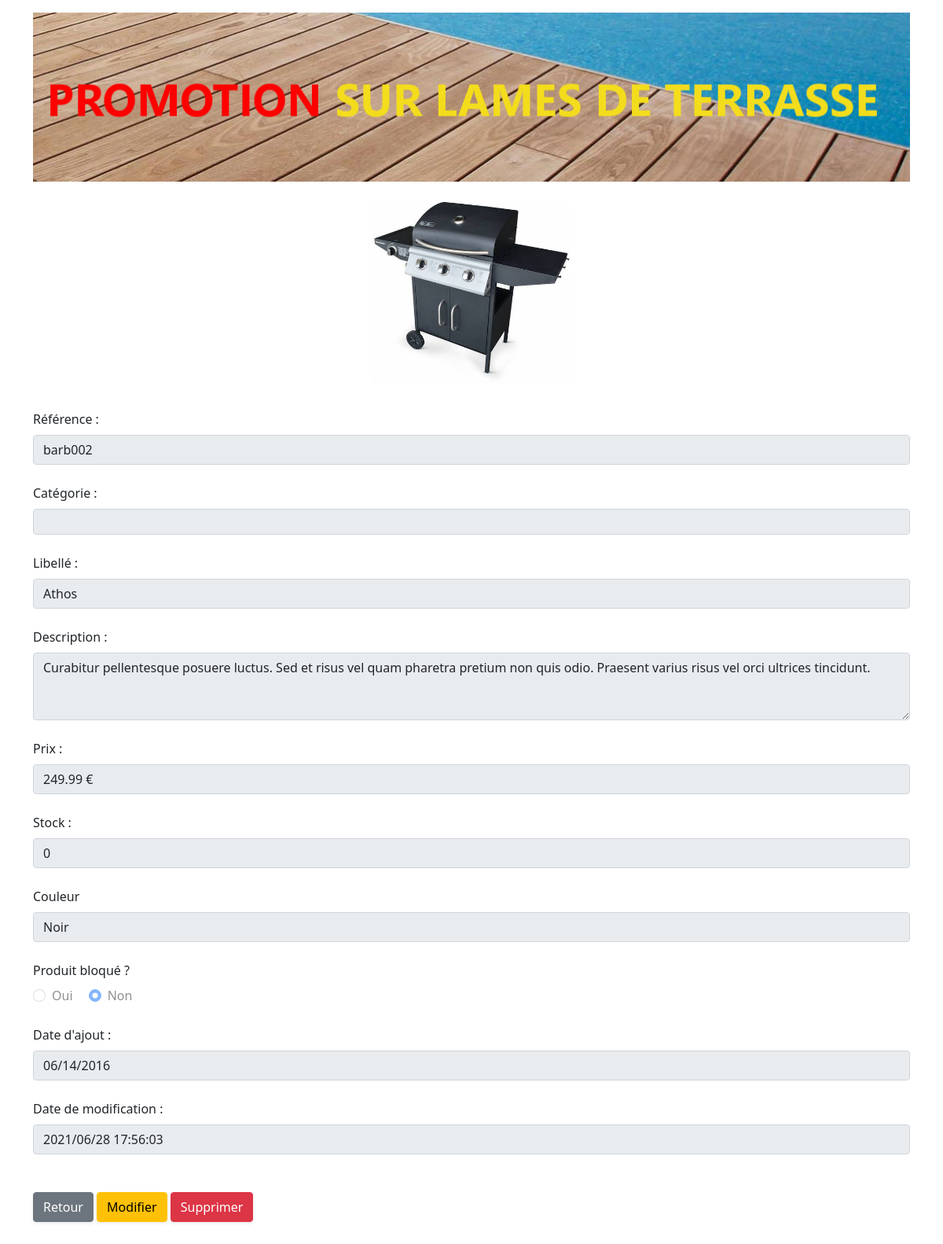
The app's page /Dw_exo_afpa/Phase 7 - Connexion aux bases de données avec PDO/views/details.php?pro_id=8 with its own data.
### tables this page shows
CREATE TABLE IF NOT EXISTS `produits` (
  `pro_id` int(10) UNSIGNED NOT NULL AUTO_INCREMENT COMMENT 'Clé de la table produits',
  `pro_cat_id` int(10) UNSIGNED NOT NULL COMMENT 'Catégorie du produit',
  `pro_ref` varchar(10) NOT NULL COMMENT 'Référence produit',
  `pro_libelle` varchar(200) NOT NULL COMMENT 'Nom du produit',
  `pro_description` varchar(1000) DEFAULT NULL COMMENT 'Description du produit',
  `pro_prix` decimal(6,2) UNSIGNED NOT NULL COMMENT 'Prix ',
  `pro_stock` int(11) NOT NULL DEFAULT '0' COMMENT 'Nombre d''unités en stock',
  `pro_couleur` varchar(30) DEFAULT NULL COMMENT 'Couleur',
  `pro_photo` varchar(4) DEFAULT 'jpg' COMMENT 'Extension de la photo',
  `pro_d_ajout` date NOT NULL COMMENT 'Date d''ajout',
  `pro_d_modif` datetime DEFAULT NULL COMMENT 'Date de modification',
  `pro_bloque` tinyint(1) DEFAULT NULL COMMENT 'Bloquer le produit à la vente',
  PRIMARY KEY (`pro_id`),
  UNIQUE KEY `idx_pro_ref` (`pro_ref`),
  KEY `fk_produits_cat_id` (`pro_cat_id`)
);

### Dw_exo_afpa/Phase 7 - Connexion aux bases de données avec PDO/controllers/Database.php (called while the page is built, shortened)
<?php
class Database{
    private $db_name;
    private $db_user;
    private $db_pass;
    private $db_host;
    private $pdo;
    public function __construct($db_name, $db_user = 'root', $db_pass = '', $db_host = 'localhost'){
        $this->db_name = $db_name;
        $this->db_user = $db_user;
        $this->db_pass = $db_pass;
        $this->db_host = $db_host;
    }
    private function getPDO(){
        if ($this->pdo === null) {
            $pdo = new PDO('mysql:host='.$this->db_host.';dbname='.$this->db_name.';charset=utf8', $this->db_user, $this->db_pass);
            $pdo->setAttribute(PDO::ATTR_ERRMODE, PDO::ERRMODE_EXCEPTION);
            $this->pdo = $pdo;
        }
        return $this->pdo;
    }
    public function prepare($statement, $arguments, $class_name, $one = false){
        $request = $this->getPDO()->prepare($statement);
        $request->execute($arguments);
        $request->setFetchMode(PDO::FETCH_CLASS, $class_name);
        if($one) {
            $datas = $request->fetch();
        } else $datas = $request->fetchAll();
        return $datas;
    }
}

### Dw_exo_afpa/Phase 7 - Connexion aux bases de données avec PDO/views/details.php (the view, shortened to what this page needs)
<?php
    require '../controllers/table/Produit.php';
    require '../controllers/Database.php';
    $db = new Database('jarditou');
    $produits = $db->prepare("SELECT * FROM produits JOIN categories ON categories.cat_id = produits.pro_cat_id WHERE pro_id = ?  ", [$_GET['pro_id']],'App\Table\Produit', true);
?>
<html lang="fr">
	<head>
		<link href="https://cdn.jsdelivr.net/npm/bootstrap@5.0.0-beta2/dist/css/bootstrap.min.css" rel="stylesheet">
	</head>
	<body class="container">
		<div class="row">
			<img src="<?= isset($file_path) ? $file_path : ''; ?>img/promotion.jpg" class="img-fluid" alt="promo image">
		</div>
        <div class="text-center mt-3">
            <img src="<?= $produits->getIMG() ?>" alt="" width="250">
        </div>
        <form action="controllers/add_form.php" method="post" enctype="multipart/form-data">
            <div class="form-group mt-4">
                <label for="prod_ref" class="mb-2">Référence :</label>
                <input type="text" class="form-control" id="prod_ref" name="prod_ref" value="<?= $produits->pro_ref?>" readonly>
            </div>
            <div class="form-group mt-4">
                <label for="prod_cat" class="mb-2">Catégorie :</label>
                <selet class="form-control" id="prod_cat" name="prod_cat" readonly>
                    <option value = <?= $produits->cat_id ?>><?= $produits->cat_nom ?>
            </div>
            <div class="form-group mt-4">
                <label for="prod_lib" class="mb-2">Libellé :</label>
               <input type="text" class="form-control" id="prod_lib" name="prod_lib" value="<?= $produits->pro_libelle?>" readonly>
            </div>
            <div class="form-group mt-4">
                <label for="prod_des" class="mb-2">Description :</label>
                <textarea class="form-control" id="prod_des" rows="3" name="prod_des" readonly><?= $produits->pro_description ?></textarea>
            </div>
            <div class="form-group mt-4">
                <label for="prod_pri" class="mb-2">Prix :</label>
                <input type="text" class="form-control" id="prod_pri" name="prod_pri" value="<?= $produits->pro_prix . " €";?>" readonly>
            </div>
            <div class="form-group mt-4">
                <label for="prod_sto" class="mb-2">Stock :</label>
                <input type="text" class="form-control" id="prod_sto" name="prod_sto" value="<?= $produits->pro_stock?>" readonly>
            </div>
            <div class="form-group mt-4">
                <label for="prod_cou" class="mb-2">Couleur</label>
                <input type="text" class="form-control" id="prod_cou" name="prod_cou" value="<?= $produits->pro_couleur?>" readonly>
            </div>
            <div class="form-group mt-4">
                <p class="mb-2">Produit bloqué ?</p><?= $produits->radioBlocked(); ?>
            </div>
            <div class="form-group mt-4">
                <label for="prod_dat" class="mb-2">Date d'ajout :</label>
                <input type="date" class="form-control" id="prod_dat" name="prod_dat" value="<?= $produits->pro_d_ajout?>" readonly>
            </div>
            <div class="form-group mt-4">
                <label for="prod_dat_mod" class="mb-2">Date de modification :</label>
                <input type="text" class="form-control" id="prod_dat_mod" name="prod_dat_mod" value="<?= str_replace('-', '/', $produits->getDate());?>" readonly>
            </div>
        </form>
        <div class="my-5">
            <a href="list.php" class="btn btn-secondary  shadow-sm">Retour</a>
            <a href="update_form.php?pro_id=<?= $produits->pro_id ?>" class="btn btn-warning  shadow-sm">Modifier</a>
            <a href="delete_form.php?pro_id=<?= $produits->pro_id ?>" class="btn btn-danger  shadow-sm">Supprimer</a>
        </div>
	</body>
</html>

### records on screen
produits: prod_ref "barb002", prod_lib "Athos", prod_des "Curabitur pellentesque posuere luctus. Sed et risus vel quam pharetra pretium non quis odio. Praesent varius risus vel orci ultrices tincidunt.", prod_pri "249.99 €", prod_sto "0", prod_cou "Noir", prod_dat "06/14/2016"
